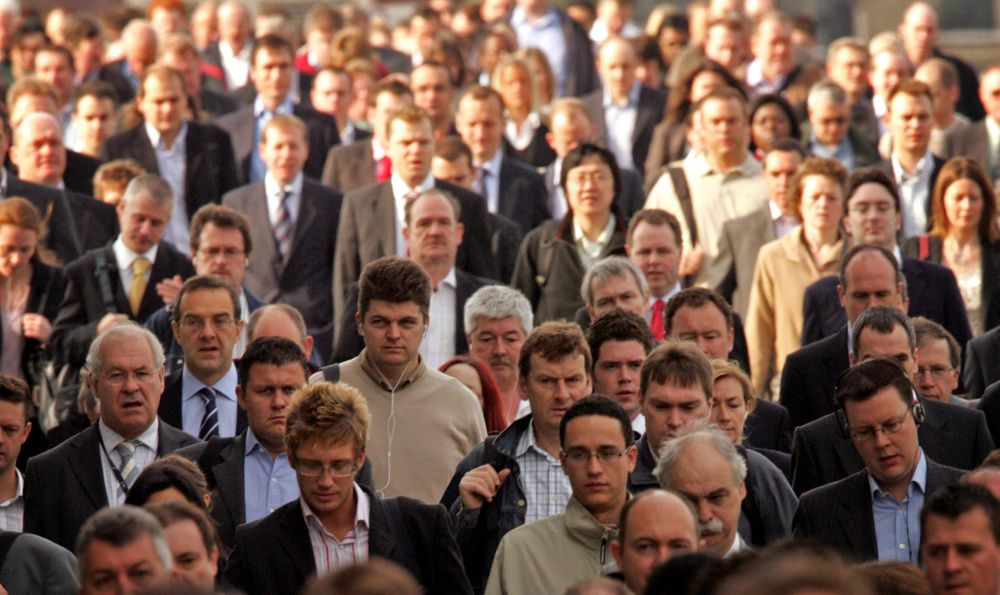
#> input picture 06_multimedia/people.jpg, 1000 x 595 px
$ python opencv_image.py
#> lines starting #> are read from the running program, lines starting #| are printed output that depends on the picture
import cv2

img = cv2.imread('people.jpg')
#> img is the input picture: shape (595, 1000, 3); mean B, G, R 77.8, 90.7, 119.1
img = cv2.resize(img, (600, 400))
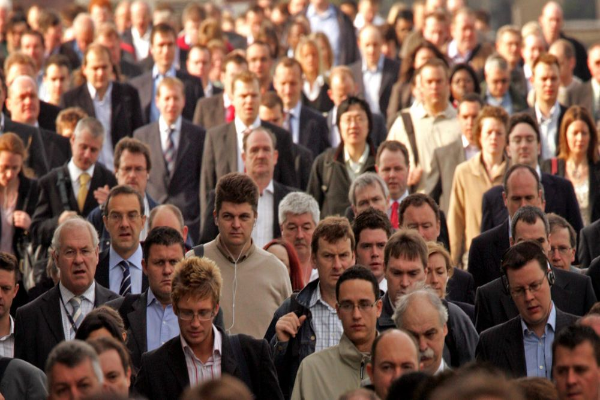
#> img: shape (400, 600, 3); mean B, G, R 77.7, 90.6, 119

cv2.imshow('people', img)

edge1 = cv2.Canny(img, 50, 100)
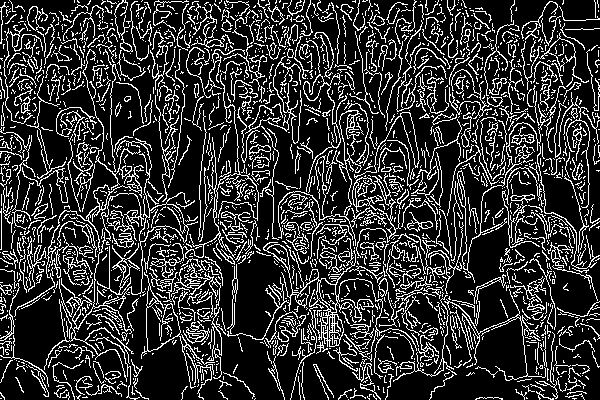
#> edge1: shape (400, 600); 19.8% white in thin lines or dots
edge2 = cv2.Canny(img, 100, 150)
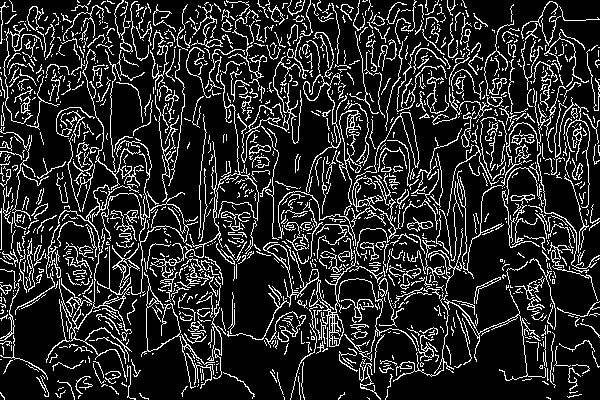
#> edge2: shape (400, 600); 16.2% white in thin lines or dots
edge3 = cv2.Canny(img, 150, 200)
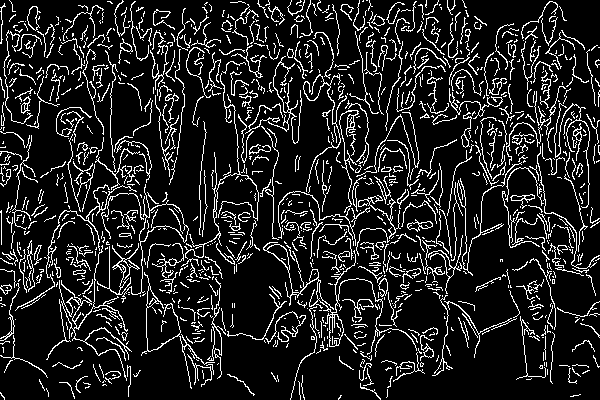
#> edge3: shape (400, 600); 13.1% white in thin lines or dots

cv2.imshow('edge1',edge1)
cv2.imshow('edge2',edge2)
cv2.imshow('edge3',edge3)

cv2.waitKey()

cv2.destroyAllWindows()
